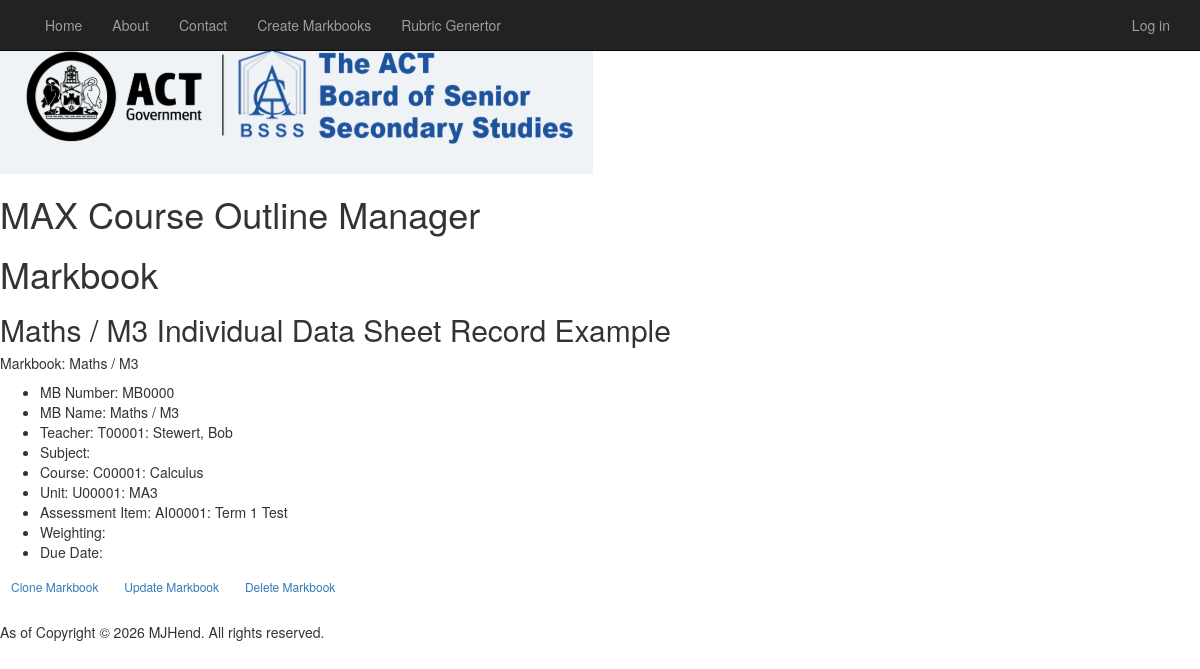
The page /show_markbook/2 on the database its author committed.
### app/models.py (models this page shows, shortened)
class tblMarkbook(models.Model):
    MarkbookNbr = models.CharField(max_length=10, default='MB0000')
    MarkbookName = models.CharField(max_length=25)
    Teacher = models.ForeignKey(tblTeacher, null=True, on_delete=models.CASCADE, related_name='MarkbookTeacher')
    Course = models.ForeignKey(tblCourse, on_delete=models.CASCADE, related_name='MarkbookCourse')
    Unit = models.ForeignKey(tblUnit, null=True, on_delete=models.CASCADE, related_name='MarkbookUnit')
    AssessmentItem = models.ForeignKey(tblAssessmentItem, null=True, on_delete=models.CASCADE, related_name='MarkbookAI')
    MarkValue = models.IntegerField()
    MarkDate = models.DateField(default=date.today)
    VET = models.BooleanField(default=False)

class tblTeacher(models.Model):
    TeacherNbr = models.CharField(max_length=10, default='T0000')
    FirstName = models.CharField(max_length=25)
    LastName = models.CharField(max_length=25)
    Faculty = models.CharField(max_length=30, null=True)
    Title = models.CharField(max_length=30, null=True)
    Phone = models.CharField(max_length=20, null=True)
    Email = models.CharField(max_length=50, null=True)
    def __str__(self):
        return self.TeacherNbr + ": " + self.LastName + ", " + self.FirstName

class tblCourse(models.Model):
    CourseNbr = models.CharField(max_length=10, default='C0000')
    CourseName = models.CharField(max_length=25)
    Teacher = models.ForeignKey(tblTeacher, on_delete=models.CASCADE, related_name='Teacher')
    School = models.ForeignKey(tblSchool, on_delete=models.CASCADE, related_name='School')
    Subject = models.ForeignKey(tblSubject, on_delete=models.CASCADE, related_name='Subject')
    CourseDesc = models.CharField(max_length=100, null=True)
    def __str__(self):
        return self.CourseNbr + ": " + self.CourseName

class tblUnit(models.Model):
    UnitNbr = models.CharField(max_length=10, default='U0000')
    UnitName = models.CharField(max_length=25)
    Course = models.ForeignKey(tblCourse, on_delete=models.CASCADE, related_name='Course')
    UnitDesc = models.CharField(max_length=100, null=True)
    def __str__(self):
        return self.UnitNbr + ": " + self.UnitName

class tblAssessmentItem(models.Model):
    AssessmentItemNbr = models.CharField(max_length=10, default='AI0000')
    AssessmentItemName = models.CharField(max_length=25)
    Course = models.ForeignKey(tblCourse, on_delete=models.CASCADE, related_name='UnitCourse')
    Unit = models.ForeignKey(tblUnit, null=True, on_delete=models.CASCADE, related_name='Unit')
    Weighting = models.IntegerField()
    def __str__(self):
        return self.AssessmentItemNbr + ": " + self.AssessmentItemName

### app/views.py (the view)
# urls.py: path('show_markbook/<markbook_id>', app.views.show_markbook, name="show_markbook"),
def show_markbook(request, markbook_id):
    markbook = tblMarkbook.objects.get(pk=markbook_id)
    return render(request, "app/show_markbook.html", {"markbook": markbook})

### app/templates/app/show_markbook.html (shortened to what this page needs)
{% extends "app/base.html" %}
{% block content %}
<h1> Markbook </h1>
<h2> {{ markbook.MarkbookName }} Individual Data Sheet Record Example </h2>
<div class="card">
    <div class="card-body">
        <h5 class="card-title">Markbook: {{markbook.MarkbookName}}</h5>
        <p class="card-text">
            <ul>
                <li>MB Number: {{ markbook.MarkbookNbr }}</li>
                <li>MB Name: {{ markbook.MarkbookName }}</li>
                <li>Teacher: {{ markbook.Teacher }}</li>
                <li>Subject: {{ markbook.Subject }}</li>
                <li>Course: {{ markbook.Course }}</li>
                <li>Unit: {{ markbook.Unit }}</li>
                <li>Assessment Item: {{ markbook.AssessmentItem }}</li>
                <li>Weighting: {{ markbook.Weighting }}</li>
                <li>Due Date: {{ markbook.DueDate }}</li>
            </ul>
        </p>
    </div>
    <div class="card-footer text-muted"
        <a href="{% url 'clone_school' 1 %} class="btn btn-secondary btn-sm"></a>
        <a href="{% url 'clone_markbook' markbook.id %}" class="btn btn-secondary btn-sm">Clone Markbook</a>
        <a href="{% url 'update_markbook' markbook.id %}" class="btn btn-outline-secondary btn-sm">Update Markbook</a>
        <a href="{% url 'delete_markbook' markbook.id %}" class="btn btn-outline-danger btn-sm">Delete Markbook</a>
    </div>
</div>
{% endblock %}

### rows shown on the page
tblMarkbook: MarkbookName "Maths / M3", MarkbookNbr "MB0000", Teacher "T00001: Stewert, Bob", Course "C00001: Calculus", Unit "U00001: MA3", AssessmentItem "AI00001: Term 1 Test"
